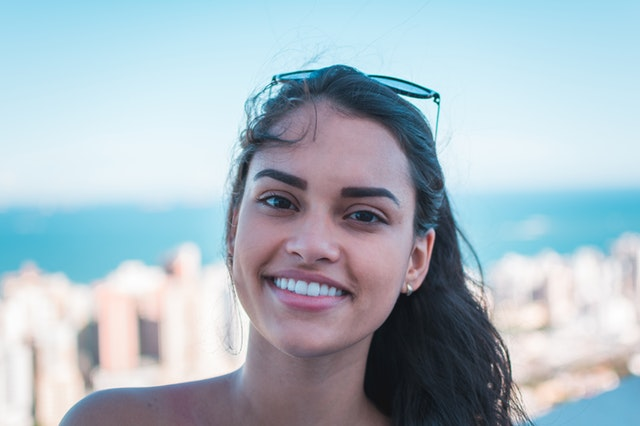
#> input picture gulumseme_algilama/smile.jpg, 640 x 426 px, found by its file name
$ python bgr_rgb_gray.py
#> lines starting #> are read from the running program, lines starting #| are printed output that depends on the picture
import cv2
import matplotlib.pyplot as plt

path="C:\\Users\\seyfu\\Downloads\\smile.jpg"

img=cv2.imread(path)
#> img is the input picture: shape (426, 640, 3); mean B, G, R 195.2, 185.1, 169.2
img_rgb=cv2.cvtColor(img,cv2.COLOR_BGR2RGB)
gray=cv2.cvtColor(img,cv2.COLOR_BGR2GRAY)
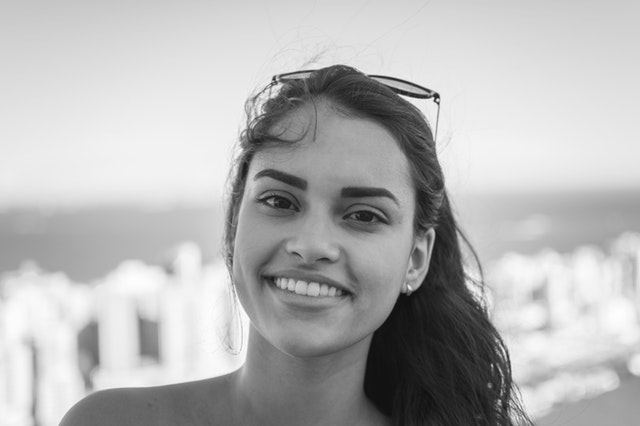
#> gray: shape (426, 640); min 12, max 255, mean 181.5
plt.imshow(img)#resim rgb olarak gosteriliyor
plt.imshow(img_rgb)#resim normal gosterilir
plt.imshow(gray,cmap="gray",interpolation="BICUBIC")#cmap:color map
plt.show()
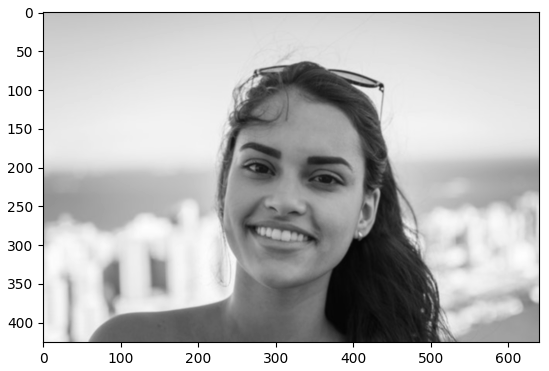
#> figure drawn by matplotlib, 1 panel; B, G, R data is drawn as R, G, B
